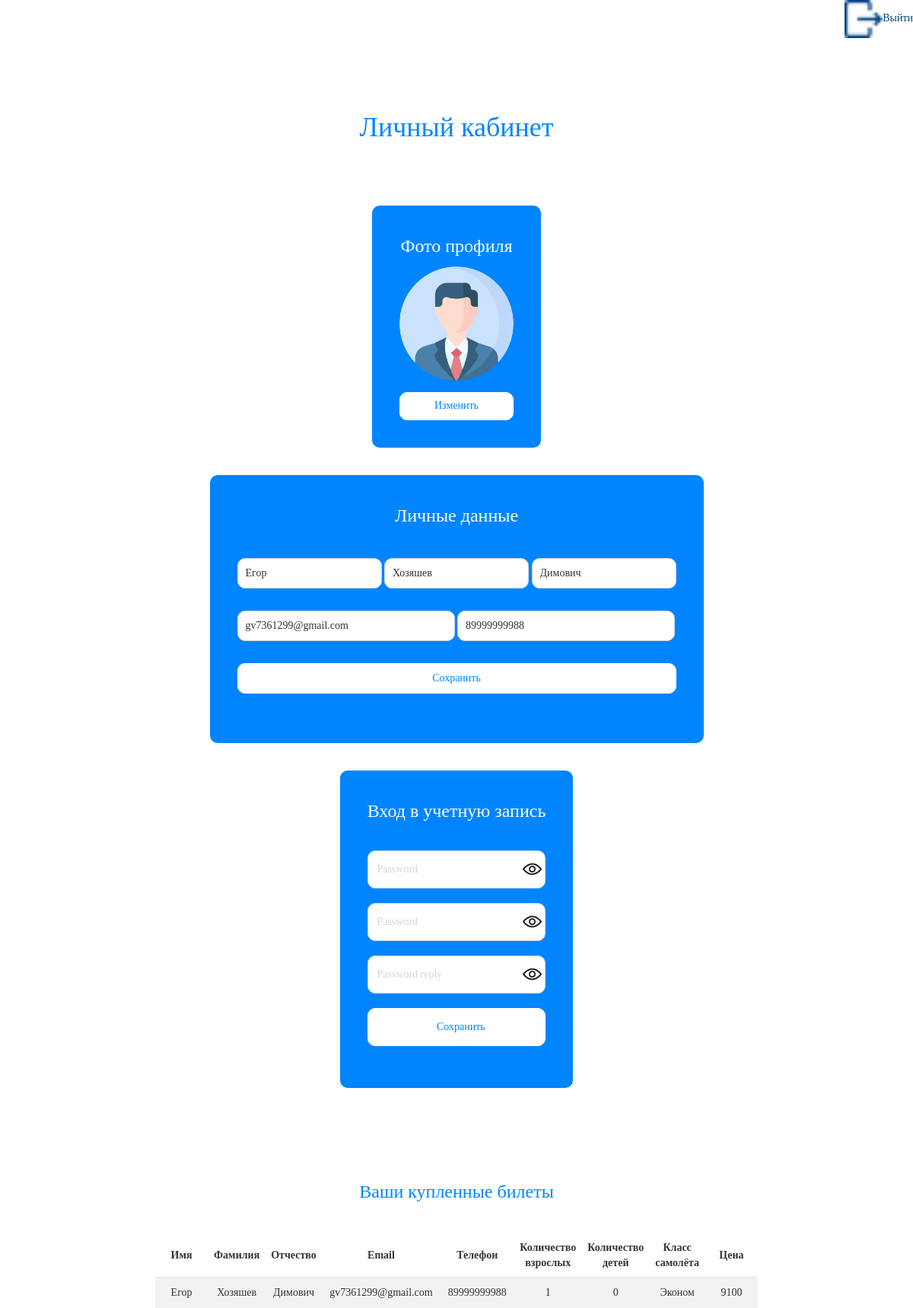
The app's page /pages/lk_user.php (signed in), older data.
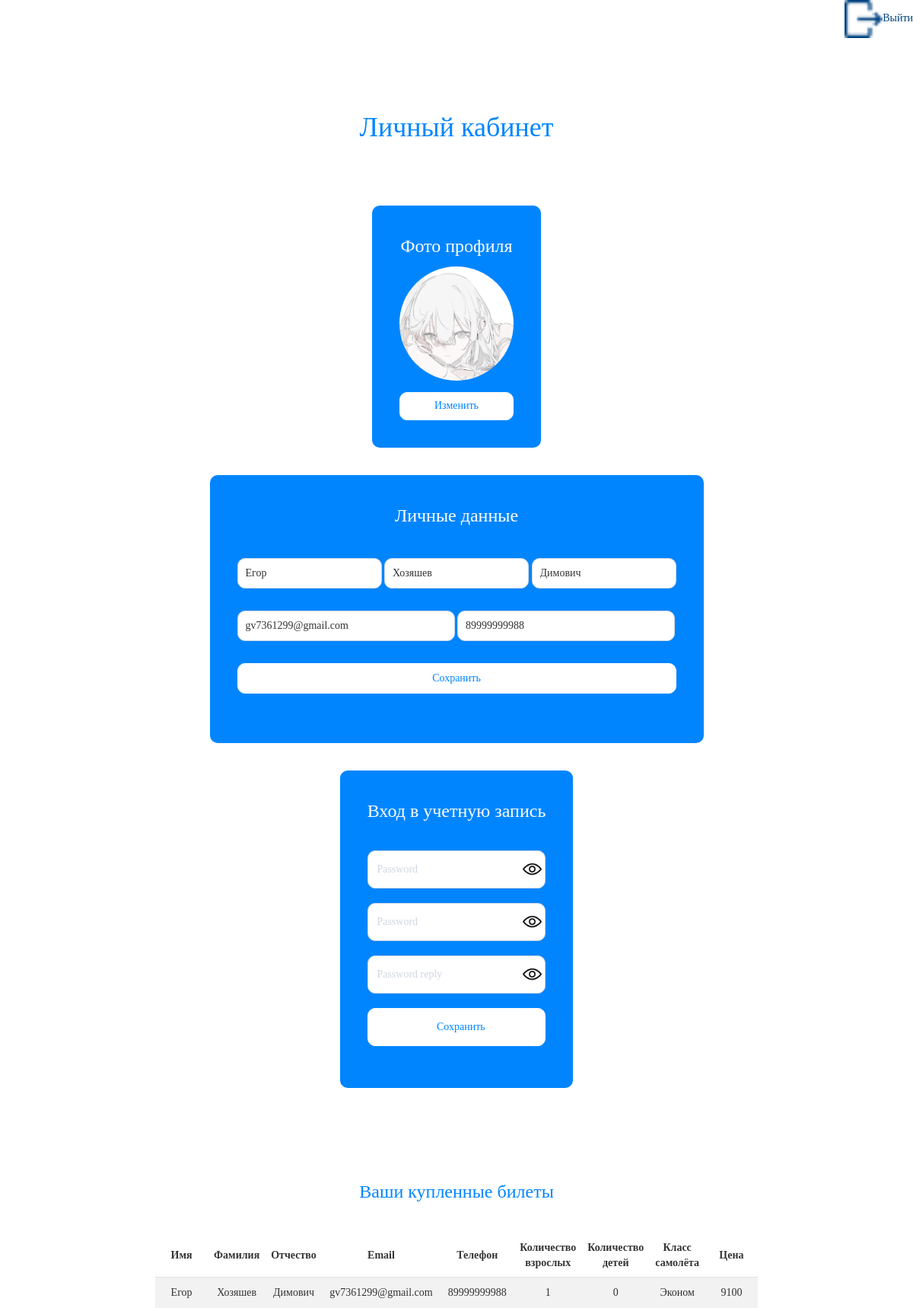
The same page, newer data.
### tables this page shows
CREATE TABLE `users` (
  `id` int NOT NULL,
  `first_name` varchar(100) NOT NULL,
  `last_name` varchar(100) NOT NULL,
  `patronymic` varchar(100) NOT NULL,
  `email` varchar(100) NOT NULL,
  `password` varchar(100) NOT NULL,
  `phone` varchar(100) NOT NULL,
  `role` int NOT NULL DEFAULT '1',
  `role_sales` int NOT NULL DEFAULT '1',
  `photo` varchar(100) NOT NULL DEFAULT 'ava.png'
);

CREATE TABLE `sales` (
  `id` int NOT NULL,
  `first_name` varchar(100) NOT NULL,
  `last_name` varchar(100) NOT NULL,
  `patronymic` varchar(100) NOT NULL,
  `email` varchar(100) NOT NULL,
  `phone` varchar(100) NOT NULL,
  `adult` int NOT NULL,
  `children` int NOT NULL,
  `class` int NOT NULL,
  `id_flights` int NOT NULL,
  `role_sales_id` int NOT NULL,
  `price` int NOT NULL
);

### pages/lk_user.php (the view, shortened to what this page needs)
<?php
include_once '../db/db.php';
?>
<!DOCTYPE html>
<html lang="en">
<head>
    <link rel="stylesheet" href="../styles/styles.css">
    <link rel="stylesheet" href="https://maxcdn.bootstrapcdn.com/bootstrap/3.4.0/css/bootstrap.min.css">
</head>
<body>
    <a href="exit.php" class="exit_lk"><span><img src="../img/exit.png" alt="">Выйти</span></a>
    <div class="main">
        <div class="title">
            <h1>Личный кабинет</h1>
        </div>
        <div class="photo_lk">
            <?php
            $id_photo = $_SESSION['user']['id'];
            $str_out_photo = "SELECT * FROM `users` WHERE `id` = $id_photo";
            $run_out_photo = mysqli_query($connect, $str_out_photo);
            $photoes = mysqli_fetch_array($run_out_photo);
            ?>
            <div class="private_data"><p>Фото профиля</p></div>
            <?php echo "<div class='photo_change'><img src='../img/$photoes[photo]'></div>";?>
            <form action="" method="POST">
                <?php
                echo "<a href='update_photo.php?edit_photo=$photoes[id]' target='_blank'>Изменить</a>";
                ?>
            </form>
        </div>
        <div class="data">
            <div class="private_data"><p>Личные данные</p></div>
            <div class="private_form">
                <form method="POST" class="lk_form">
                    <div class="first_input">
                        <input type="text" placeholder="Имя" value="<?php echo $_SESSION['user']['first_name']; ?>" name="name_upd" required>
                        <input type="text" placeholder="Фамилия" class="center_input" value="<?php echo $_SESSION['user']['last_name']; ?>" name="lastname_upd" required>
                        <input type="text" placeholder="Отчество" value="<?php echo $_SESSION['user']['patronymic']; ?>" name="patronymic_upd" required>
                    </div>
                    <div class="second_input">
                        <input type="email" placeholder="Email" class="first_in" value="<?php echo $_SESSION['user']['email']; ?>" name="email_upd" required>
                        <input type="tel" placeholder="Phone" class="last_in" value="<?php echo $_SESSION['user']['phone']; ?>" name="phone_upd" required>
                    </div>
                    <input type="submit" value="Сохранить" name="update" class="update_user">
                </form>
            </div>
        </div>
        <div class="auth_block">
            <div class="private_data"><p>Вход в учетную запись</p></div>
            <div class="auth-form auth_data">
                <form method="POST">
                    <div class="v_pass_now">
                        <input type="password" placeholder="Password" id="password_now" required name="password_now">
                        <span class="icon_now"></span>
                    </div>
                    <div class="v_pass">
                        <input type="password" placeholder="Password" id="password" required name="password_new">
                        <span class="icon"></span>
                    </div>
                    <div class="v_pass_reply">
                        <input type="password" placeholder="Password reply" id="password_reply" required name="password_new_reply">
                        <span class="icon_reply"></span>
                    </div>
                    <input type="submit" value="Сохранить" class="save" name="save">
                </form>
            </div>
        </div>
        <div class="buy_bil">
            <div class="private_data"><p>Ваши купленные билеты</p></div>
            <?php
            $now_email = $_SESSION['user']['email'];
            $str_out_sales = "SELECT * FROM `sales` WHERE `email` = '$now_email'";
            $run_out_sales = mysqli_query($connect, $str_out_sales);
            ?>
            <table>
                <tr>
                    <th>Имя</th>
                    <th>Фамилия</th>
                    <th>Отчество</th>
                    <th>Email</th>
                    <th>Телефон</th>
                    <th>Количество взрослых</th>
                    <th>Количество детей</th>
                    <th>Класс самолёта</th>
                    <th>Цена</th>
                </tr>
                <?php
                while ($sales = mysqli_fetch_array($run_out_sales)) {
                    switch ($sales['class']) {
                        case '1':
                            $class = "Эконом";
                            break;
                    }
                    echo "<tr class='e-ever2'>
                            <td>$sales[first_name]</td>
                            <td>$sales[last_name]</td>
                            <td>$sales[patronymic]</td>
                            <td>$sales[email]</td>
                            <td>$sales[phone]</td>
                            <td>$sales[adult]</td>
                            <td>$sales[children]</td>
                            <td>$class</td>
                            <td>$sales[price]</td>
                        </tr>";
                }
                ?>
        </div>
    </div>
</body>
</html>

### styles/styles.css (style rules this page uses)
body { margin: 0px 0px 0px 0px; font-family: 'Century Gothic'; }
a { text-decoration: none; color:white; }
h1 { color: white; text-align: center; margin-top: 60px; margin-bottom: 110px; }
img { width: 50px; height: 50px; }
* { margin: 0; padding: 0; box-sizing: border-box; font-family: 'Century Gothic'; }
.main { margin: 0 20%; display: flex; flex-direction: column; flex-wrap: wrap; align-content: center; justify-content: center; align-items: center; }
.title { margin-top: 15%; margin-bottom: 10%; color: #0085FF; }
.auth-form { min-width: 40%; }
.auth-form form { display: flex; flex-direction: column; flex-wrap: wrap; align-items: flex-end; align-content: center; justify-content: center; }
.auth-form form input[type=email], .auth-form form input[type=text], .auth-form form input[type=password], .auth-form form input[type=number], .auth-form form input[type=submit], .auth-form form input[type=date], .auth-form form input[type=time], .auth-form form select, .auth-form form input[type=file] { min-width: 100%; padding-left: 5%; padding-bottom: 6%; padding-top: 6%; margin-bottom: 8%; border: 1px solid #D0D6E1; border-radius: 10px; }
.auth-form form input[type=submit] { background-color: #0085FF; color: #fff; font-size: 14px; border: 1px solid #0085FF; cursor: pointer; transition: 0.3s all; }
.v_pass_now { position: relative; min-width: 100%; }
.v_pass { position: relative; min-width: 100%; }
.v_pass_reply { position: relative; min-width: 100%; }
.icon { background: url('../img/free-icon-eye-158746.png') no-repeat; background-size: cover; width: 25px; height: 25px; position: absolute; top: 0; right: 0; left: 0; bottom: 0; margin-left: 87%; margin-top: 5%; }
.icon_reply { background: url('../img/free-icon-eye-158746.png') no-repeat; background-size: cover; width: 25px; height: 25px; position: absolute; top: 0; right: 0; left: 0; bottom: 0; margin-left: 87%; margin-top: 5%; }
.icon_now { background: url('../img/free-icon-eye-158746.png') no-repeat; background-size: cover; width: 25px; height: 25px; position: absolute; top: 0; right: 0; left: 0; bottom: 0; margin-left: 87%; margin-top: 5%; }
.private_data { font-size: 24px; color: #fff; }
.data { display: flex; flex-direction: column; flex-wrap: wrap; align-items: center; background: #0085FF; padding: 5%; border-radius: 10px; }
.lk_form { display: flex; flex-direction: column; flex-wrap: wrap; align-items: center; }
.first_input { margin-top: 5%; }
.first_input input { min-width: 28%; height: 40px; padding-left: 10px; }
.second_input { width: 100%; margin-top: 5%; }
.second_input input { min-width: calc(49.5% + 0.4px) ; height: 40px; padding-left: 10px; }
.lk_form > input[type=submit] { margin-top: 5%; width: 100%; }
.lk_form > input, .first_input > input, .second_input > input { border-radius: 10px; }
.first_input > input, .second_input > input { border: 1px solid #D0D6E1; }
.lk_form > input { background: #fff; color: #0085FF; border: 1px solid #fff; transition: 0.3s all; height: 40px; }
.auth_block { background: #0085FF; padding: 5%; border-radius: 10px; margin-top: 5%; }
.save { background: #fff!important; color: #0085FF!important; border: 1px solid #fff!important; }
.auth_data { margin-top: 15%; }
.exit_lk { color: #0085FF; transition: 0.3s all!important; height: 20px; display: flex; justify-content: flex-end; flex-wrap: wrap; flex-direction: row; }
.buy_bil .private_data { color: #0085FF!important; margin-top: 15%; text-align: center; margin-bottom: 5%; }
.e-ever2:nth-child(even) { background-color: rgba(0, 0, 0, 0.05); }
th { padding: 0.75rem!important; text-align: center!important; }
td { min-width: 70px; height: 100%; padding: 1rem!important; border-top: 1px solid #dee2e6; }
table { border-spacing: 0px 0px; width: 100%; text-align: center; }
.update_user { margin-bottom: 5%; }
.photo_lk .private_data { color: #fff; }
.photo_lk { background-color: #0085FF; margin-bottom: 5%; border-radius: 10px; display: flex; flex-direction: column; flex-wrap: wrap; align-items: center; padding: 5%; }
.photo_lk form { width: 100%; margin-top: 10%; }
.photo_lk form a { width: 100%; background: #fff; color: #0085FF; border-radius: 10px; border: 1px solid #fff; padding: 5% 0; transition: 0.3s all; display: block; text-align: center; }
.photo_change img { object-fit: cover; border-radius: 150px; width: 150px; height: 150px; }

Row changes from the older to the newer data that the page shows:
changed users: photo: a different picture
